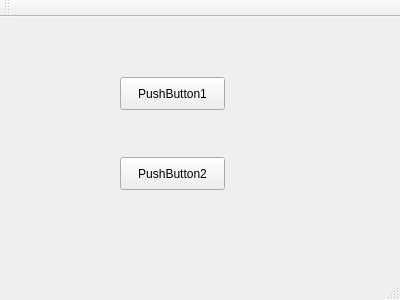
<?xml version="1.0" encoding="UTF-8"?>
<ui version="4.0">
 <class>MainWindow</class>
 <widget class="QMainWindow" name="MainWindow">
  <property name="geometry">
   <rect>
    <x>0</x>
    <y>0</y>
    <width>400</width>
    <height>300</height>
   </rect>
  </property>
  <property name="windowTitle">
   <string>MainWindow</string>
  </property>
  <widget class="QWidget" name="centralWidget">
   <widget class="QPushButton" name="pushButton_1">
    <property name="geometry">
     <rect>
      <x>120</x>
      <y>60</y>
      <width>105</width>
      <height>33</height>
     </rect>
    </property>
    <property name="text">
     <string>PushButton1</string>
    </property>
   </widget>
   <widget class="QPushButton" name="pushButton_2">
    <property name="geometry">
     <rect>
      <x>120</x>
      <y>140</y>
      <width>105</width>
      <height>33</height>
     </rect>
    </property>
    <property name="text">
     <string>PushButton2</string>
    </property>
   </widget>
  </widget>
  <widget class="QMenuBar" name="menuBar">
   <property name="geometry">
    <rect>
     <x>0</x>
     <y>0</y>
     <width>400</width>
     <height>31</height>
    </rect>
   </property>
  </widget>
  <widget class="QToolBar" name="mainToolBar">
   <attribute name="toolBarArea">
    <enum>TopToolBarArea</enum>
   </attribute>
   <attribute name="toolBarBreak">
    <bool>false</bool>
   </attribute>
  </widget>
  <widget class="QStatusBar" name="statusBar"/>
 </widget>
 <layoutdefault spacing="6" margin="11"/>
 <resources/>
 <connections/>
</ui>
